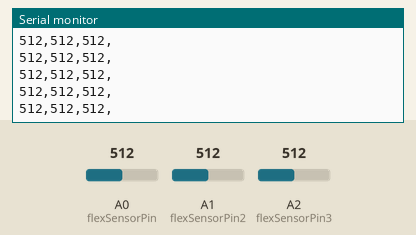
Simulated run of this sketch. Board: Arduino Uno, built with avr-gcc and run on an emulated ATmega328P. Shown: the last lines printed to the serial monitor. Inputs (shaded band) come from the test bench; at power-on: A0 (flexSensorPin) = 512, A1 (flexSensorPin2) = 512, A2 (flexSensorPin3) = 512.

Above: at 1.2 s.
1.3 s: A0 (flexSensorPin) set to 991
At 2.2 s:
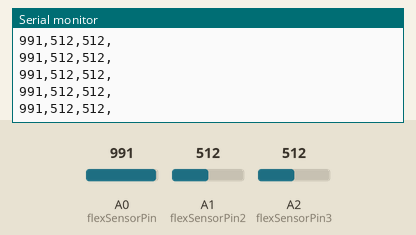
4.3 s: A0 (flexSensorPin) set to 1008
At 4.9 s:
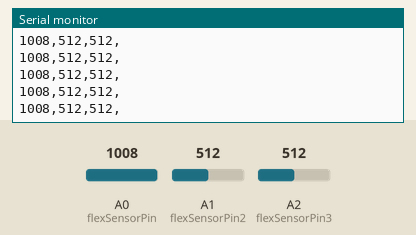
Timing chart, 0 to 7.3 s (numbered marks = the images above; inputs shaded):
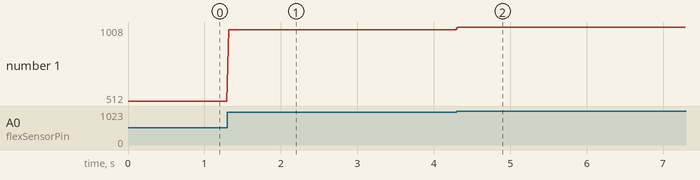

Measured:
- after the input at 1.3 s, the serial monitor: prints a new line at once (image 1)
- after the input at 4.3 s, the serial monitor: prints a new line at once (image 2)
- plotted number 1: 512 → 991 after the input at 1.3 s, 991 → 1008 after the input at 4.3 s

The sketch:

FlexSensorBendTracking.ino
```cpp
/* Arduino Flex Sensor Bend Tracking
*
* Split circuit involving a 2200 ohm resistor
* Flex sensor pin A0
*/


int flexSensorPin = A0; // The flex sensor for pin 0
int flexSensorPin2 = A1; // The flex sensor for pin 1
int flexSensorPin3 = A2; // The flex sensor for pin 2

// 100 == all the way bent
// 0 == not bent at all

// SETUP
void setup()
{
  Serial.begin(9600); // Start the serial transmission
}

// LOOP
void loop()
{
  // Reading the values from the analog
  int flexSensorReading = analogRead(flexSensorPin); // Flex sensor pin
  int flexSensorReading2 = analogRead(flexSensorPin2); // Flex sensor pin 2
  int flexSensorReading3 = analogRead(flexSensorPin3); // Flex sensor pin 3
  // Serial.println(flexSensorReading); // Print out the raw reading

  // Print values
  Serial.print(flexSensorReading); // A0
  Serial.print(","); //delimiter
  Serial.print(flexSensorReading2); // A1
  Serial.print(","); //delimiter
  Serial.print(flexSensorReading3); // A2
  Serial.println(","); //delimiter

  // Delay
  delay(25); // Slow the output so we can detect flexing more continuously

}
```
